Frame 1 (no input): blank canvas, image omitted
Frame 60 (the mouse pressed at the canvas centre just before this capture): blank canvas, image omitted
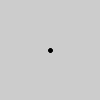
Frame 120 (the mouse held since frame 60 and released just before this capture)

The Processing sketch whose frames 1 and 60 were blank and that drew this single picture after the mouse press (run headless with seeded random() and noise(); from frame 60 on, the mouse is pressed at the canvas centre):

// Processing sketch: _06
// ── _06.pde
int currentFrame = 0;
PImage[] frames = new PImage[12];
int lastTime = 0;

void setup() {
  size(100, 100);
  strokeWeight(4);
  smooth();
  background(204);
  for (int i = 0; i < frames.length; i++) {
    frames[i] = get(); // Create a blank frame
  }
}

void draw() {
  int currentTime = millis();
  if (currentTime > lastTime + 100) {
    nextFrame();
    lastTime = currentTime;
  }
  if (mousePressed == true) {
    line(pmouseX, pmouseY, mouseX, mouseY);
  }
}

void nextFrame() {
  frames[currentFrame] = get(); // Get the display window
  currentFrame++; // Increment to next frame
  if (currentFrame >= frames.length) {
    currentFrame = 0;
  }
  image(frames[currentFrame], 0, 0);
}
